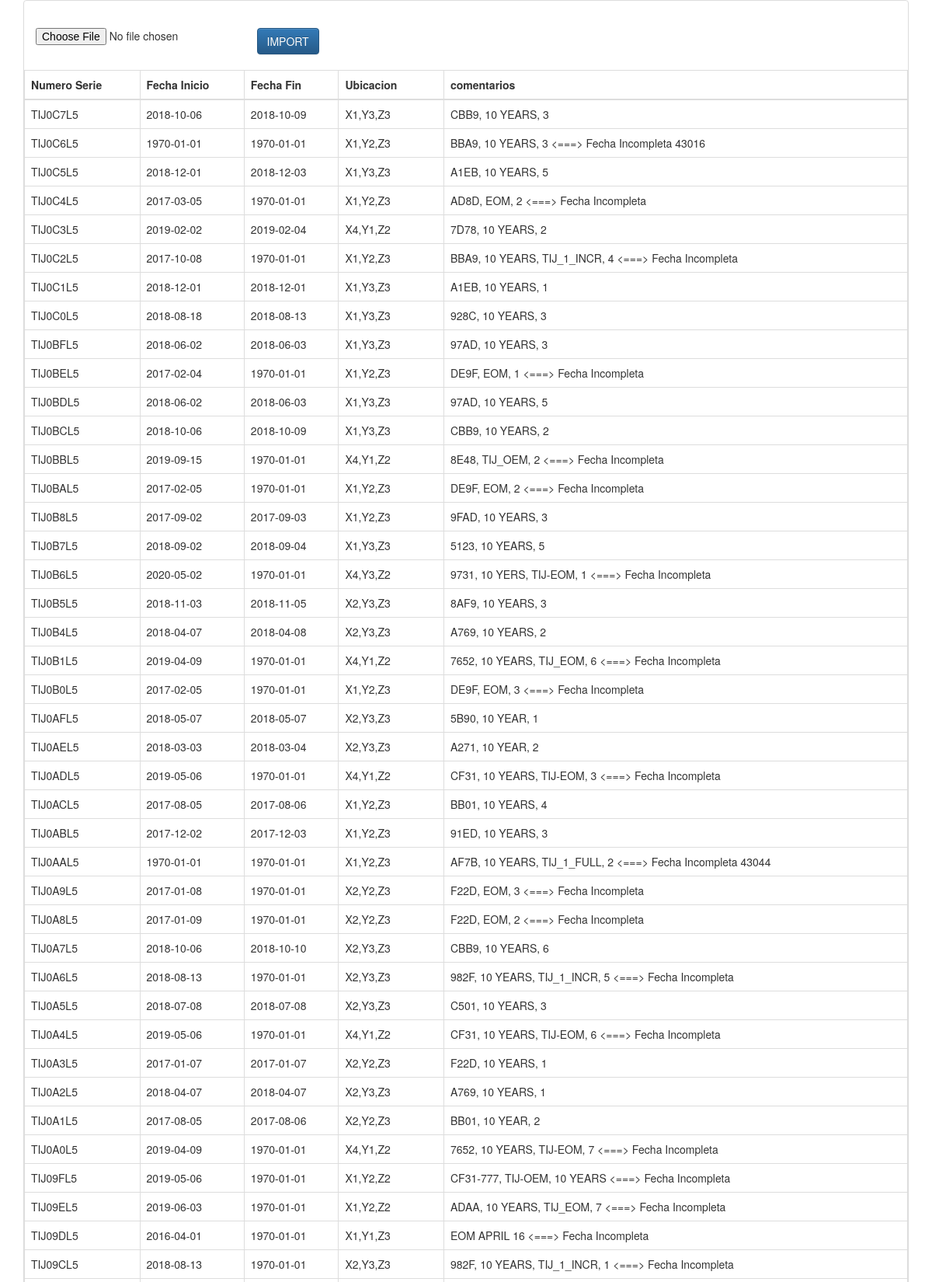
Page /csv/importar_cintas/index.php (upper part) on the committed database.
### tables this page shows
CREATE TABLE t_Cintas
(
  id_cintas SMALLINT UNSIGNED PRIMARY KEY AUTO_INCREMENT,
  num_serial VARCHAR(15) NOT NULL,
  fecha_inic DATE NULL,
	fecha_final DATE NULL,
  ubicacion VARCHAR(20) NOT NULL,
	comentarios VARCHAR(100) NULL  
);

### csv/importar_cintas/index.php (the view, shortened to what this page needs)
<?php
	require_once("db_connect.php")
?>
<!DOCTYPE html>
<html>
<head>
			<link rel="stylesheet" href="https://maxcdn.bootstrapcdn.com/bootstrap/3.3.5/css/bootstrap.min.css">
		<link rel="stylesheet" href="https://maxcdn.bootstrapcdn.com/bootstrap/3.3.5/css/bootstrap-theme.min.css">
</head>
<body>
	<div class="container">
	<div class="panel panel-default">
	<div class="panel-body">
	<br>
	<div class="row">
	<form action="subir_cintas.php" method="post" enctype="multipart/form-data" id="import_form_cinta">
	<div class="col-md-3">
	<input type="file" name="file" />
	</div>
	<div class="col-md-5">
	<input type="submit" class="btn btn-primary" name="import_data_cintas" value="IMPORT">
	</div>
	</form>
	</div>
	<br>
	<div class="row">
	<table class="table table-bordered">
	<thead>
	<tr>
		<th>Numero Serie</th>
	<th>Fecha Inicio</th>
	<th>Fecha Fin</th>
	<th>Ubicacion</th>
	<th>comentarios</th>
	</tr>
	</thead>
	<tbody>
	<?php
		$sql = "SELECT num_serial,fecha_inic,fecha_final,ubicacion,comentarios FROM t_Cintas ORDER BY num_serial DESC";
		$resultset = mysqli_query($conn, $sql) or die("database error:". mysqli_error($conn));
		if(mysqli_num_rows($resultset)) {
		while( $rows = mysqli_fetch_assoc($resultset) )
		 {
			?>
				<tr>
				<td><?php echo $rows['num_serial']; ?></td>
				<td><?php echo $rows['fecha_inic']; ?></td>
				<td><?php echo $rows['fecha_final']; ?></td>
				<td><?php echo $rows['ubicacion']; ?></td>
				<td><?php echo $rows['comentarios']; ?></td>
				</tr>
			<?php } }
			 else { ?>
		<tr><td colspan="5">No records to display.....</td></tr>
		<?php } ?>
	</tbody>
	</table>
	</div>
	</div>
	</div>
	</div>
</body>

### rows in the picture
t_cintas: num_serial "TIJ0C7L5", fecha_inic "2018-10-06", fecha_final "2018-10-09", ubicacion "X1,Y3,Z3", comentarios "CBB9, 10 YEARS, 3"
t_cintas: num_serial "TIJ0C6L5", fecha_inic "1970-01-01", fecha_final "1970-01-01", ubicacion "X1,Y2,Z3", comentarios "BBA9, 10 YEARS, 3 <===> Fecha Incompleta 43016"
t_cintas: num_serial "TIJ0C5L5", fecha_inic "2018-12-01", fecha_final "2018-12-03", ubicacion "X1,Y3,Z3", comentarios "A1EB, 10 YEARS, 5"
t_cintas: num_serial "TIJ0C4L5", fecha_inic "2017-03-05", fecha_final "1970-01-01", ubicacion "X1,Y2,Z3", comentarios "AD8D, EOM, 2 <===> Fecha Incompleta"
t_cintas: num_serial "TIJ0C3L5", fecha_inic "2019-02-02", fecha_final "2019-02-04", ubicacion "X4,Y1,Z2", comentarios "7D78, 10 YEARS, 2"
t_cintas: num_serial "TIJ0C2L5", fecha_inic "2017-10-08", fecha_final "1970-01-01", ubicacion "X1,Y2,Z3", comentarios "BBA9, 10 YEARS, TIJ_1_INCR, 4 <===> Fecha Incompleta"
t_cintas: num_serial "TIJ0C1L5", fecha_inic "2018-12-01", fecha_final "2018-12-01", ubicacion "X1,Y3,Z3", comentarios "A1EB, 10 YEARS, 1"
t_cintas: num_serial "TIJ0C0L5", fecha_inic "2018-08-18", fecha_final "2018-08-13", ubicacion "X1,Y3,Z3", comentarios "928C, 10 YEARS, 3"
t_cintas: num_serial "TIJ0BFL5", fecha_inic "2018-06-02", fecha_final "2018-06-03", ubicacion "X1,Y3,Z3", comentarios "97AD, 10 YEARS, 3"
t_cintas: num_serial "TIJ0BEL5", fecha_inic "2017-02-04", fecha_final "1970-01-01", ubicacion "X1,Y2,Z3", comentarios "DE9F, EOM, 1 <===> Fecha Incompleta"
t_cintas: num_serial "TIJ0BDL5", fecha_inic "2018-06-02", fecha_final "2018-06-03", ubicacion "X1,Y3,Z3", comentarios "97AD, 10 YEARS, 5"
t_cintas: num_serial "TIJ0BCL5", fecha_inic "2018-10-06", fecha_final "2018-10-09", ubicacion "X1,Y3,Z3", comentarios "CBB9, 10 YEARS, 2"
t_cintas: num_serial "TIJ0BBL5", fecha_inic "2019-09-15", fecha_final "1970-01-01", ubicacion "X4,Y1,Z2", comentarios "8E48, TIJ_OEM, 2 <===> Fecha Incompleta"
t_cintas: num_serial "TIJ0BAL5", fecha_inic "2017-02-05", fecha_final "1970-01-01", ubicacion "X1,Y2,Z3", comentarios "DE9F, EOM, 2 <===> Fecha Incompleta"
t_cintas: num_serial "TIJ0B8L5", fecha_inic "2017-09-02", fecha_final "2017-09-03", ubicacion "X1,Y2,Z3", comentarios "9FAD, 10 YEARS, 3"
t_cintas: num_serial "TIJ0B7L5", fecha_inic "2018-09-02", fecha_final "2018-09-04", ubicacion "X1,Y3,Z3", comentarios "5123, 10 YEARS, 5"
t_cintas: num_serial "TIJ0B6L5", fecha_inic "2020-05-02", fecha_final "1970-01-01", ubicacion "X4,Y3,Z2", comentarios "9731, 10 YERS, TIJ-EOM, 1 <===> Fecha Incompleta"
t_cintas: num_serial "TIJ0B5L5", fecha_inic "2018-11-03", fecha_final "2018-11-05", ubicacion "X2,Y3,Z3", comentarios "8AF9, 10 YEARS, 3"
t_cintas: num_serial "TIJ0B4L5", fecha_inic "2018-04-07", fecha_final "2018-04-08", ubicacion "X2,Y3,Z3", comentarios "A769, 10 YEARS, 2"
t_cintas: num_serial "TIJ0B1L5", fecha_inic "2019-04-09", fecha_final "1970-01-01", ubicacion "X4,Y1,Z2", comentarios "7652, 10 YEARS, TIJ_EOM, 6 <===> Fecha Incompleta"
t_cintas: num_serial "TIJ0B0L5", fecha_inic "2017-02-05", fecha_final "1970-01-01", ubicacion "X1,Y2,Z3", comentarios "DE9F, EOM, 3 <===> Fecha Incompleta"
t_cintas: num_serial "TIJ0AFL5", fecha_inic "2018-05-07", fecha_final "2018-05-07", ubicacion "X2,Y3,Z3", comentarios "5B90, 10 YEAR, 1"
t_cintas: num_serial "TIJ0AEL5", fecha_inic "2018-03-03", fecha_final "2018-03-04", ubicacion "X2,Y3,Z3", comentarios "A271, 10 YEAR, 2"
t_cintas: num_serial "TIJ0ADL5", fecha_inic "2019-05-06", fecha_final "1970-01-01", ubicacion "X4,Y1,Z2", comentarios "CF31, 10 YEARS, TIJ-EOM, 3 <===> Fecha Incompleta"
t_cintas: num_serial "TIJ0ACL5", fecha_inic "2017-08-05", fecha_final "2017-08-06", ubicacion "X1,Y2,Z3", comentarios "BB01, 10 YEARS, 4"
t_cintas: num_serial "TIJ0ABL5", fecha_inic "2017-12-02", fecha_final "2017-12-03", ubicacion "X1,Y2,Z3", comentarios "91ED, 10 YEARS, 3"
t_cintas: num_serial "TIJ0AAL5", fecha_inic "1970-01-01", fecha_final "1970-01-01", ubicacion "X1,Y2,Z3", comentarios "AF7B, 10 YEARS, TIJ_1_FULL, 2 <===> Fecha Incompleta 43044"
t_cintas: num_serial "TIJ0A9L5", fecha_inic "2017-01-08", fecha_final "1970-01-01", ubicacion "X2,Y2,Z3", comentarios "F22D, EOM, 3 <===> Fecha Incompleta"
t_cintas: num_serial "TIJ0A8L5", fecha_inic "2017-01-09", fecha_final "1970-01-01", ubicacion "X2,Y2,Z3", comentarios "F22D, EOM, 2 <===> Fecha Incompleta"
t_cintas: num_serial "TIJ0A7L5", fecha_inic "2018-10-06", fecha_final "2018-10-10", ubicacion "X2,Y3,Z3", comentarios "CBB9, 10 YEARS, 6"
t_cintas: num_serial "TIJ0A6L5", fecha_inic "2018-08-13", fecha_final "1970-01-01", ubicacion "X2,Y3,Z3", comentarios "982F, 10 YEARS, TIJ_1_INCR, 5 <===> Fecha Incompleta"
t_cintas: num_serial "TIJ0A5L5", fecha_inic "2018-07-08", fecha_final "2018-07-08", ubicacion "X2,Y3,Z3", comentarios "C501, 10 YEARS, 3"
t_cintas: num_serial "TIJ0A4L5", fecha_inic "2019-05-06", fecha_final "1970-01-01", ubicacion "X4,Y1,Z2", comentarios "CF31, 10 YEARS, TIJ-EOM, 6 <===> Fecha Incompleta"
t_cintas: num_serial "TIJ0A3L5", fecha_inic "2017-01-07", fecha_final "2017-01-07", ubicacion "X2,Y2,Z3", comentarios "F22D, 10 YEARS, 1"
t_cintas: num_serial "TIJ0A2L5", fecha_inic "2018-04-07", fecha_final "2018-04-07", ubicacion "X2,Y3,Z3", comentarios "A769, 10 YEARS, 1"
t_cintas: num_serial "TIJ0A1L5", fecha_inic "2017-08-05", fecha_final "2017-08-06", ubicacion "X2,Y2,Z3", comentarios "BB01, 10 YEAR, 2"
t_cintas: num_serial "TIJ0A0L5", fecha_inic "2019-04-09", fecha_final "1970-01-01", ubicacion "X4,Y1,Z2", comentarios "7652, 10 YEARS, TIJ-EOM, 7 <===> Fecha Incompleta"
t_cintas: num_serial "TIJ09FL5", fecha_inic "2019-05-06", fecha_final "1970-01-01", ubicacion "X1,Y2,Z2", comentarios "CF31-777, TIJ-OEM, 10 YEARS <===> Fecha Incompleta"
t_cintas: num_serial "TIJ09EL5", fecha_inic "2019-06-03", fecha_final "1970-01-01", ubicacion "X1,Y2,Z2", comentarios "ADAA, 10 YEARS, TIJ_EOM, 7 <===> Fecha Incompleta"
t_cintas: num_serial "TIJ09DL5", fecha_inic "2016-04-01", fecha_final "1970-01-01", ubicacion "X1,Y1,Z3", comentarios "EOM APRIL 16 <===> Fecha Incompleta"
t_cintas: num_serial "TIJ09CL5", fecha_inic "2018-08-13", fecha_final "1970-01-01", ubicacion "X2,Y3,Z3", comentarios "982F, 10 YEARS, TIJ_1_INCR, 1 <===> Fecha Incompleta"
